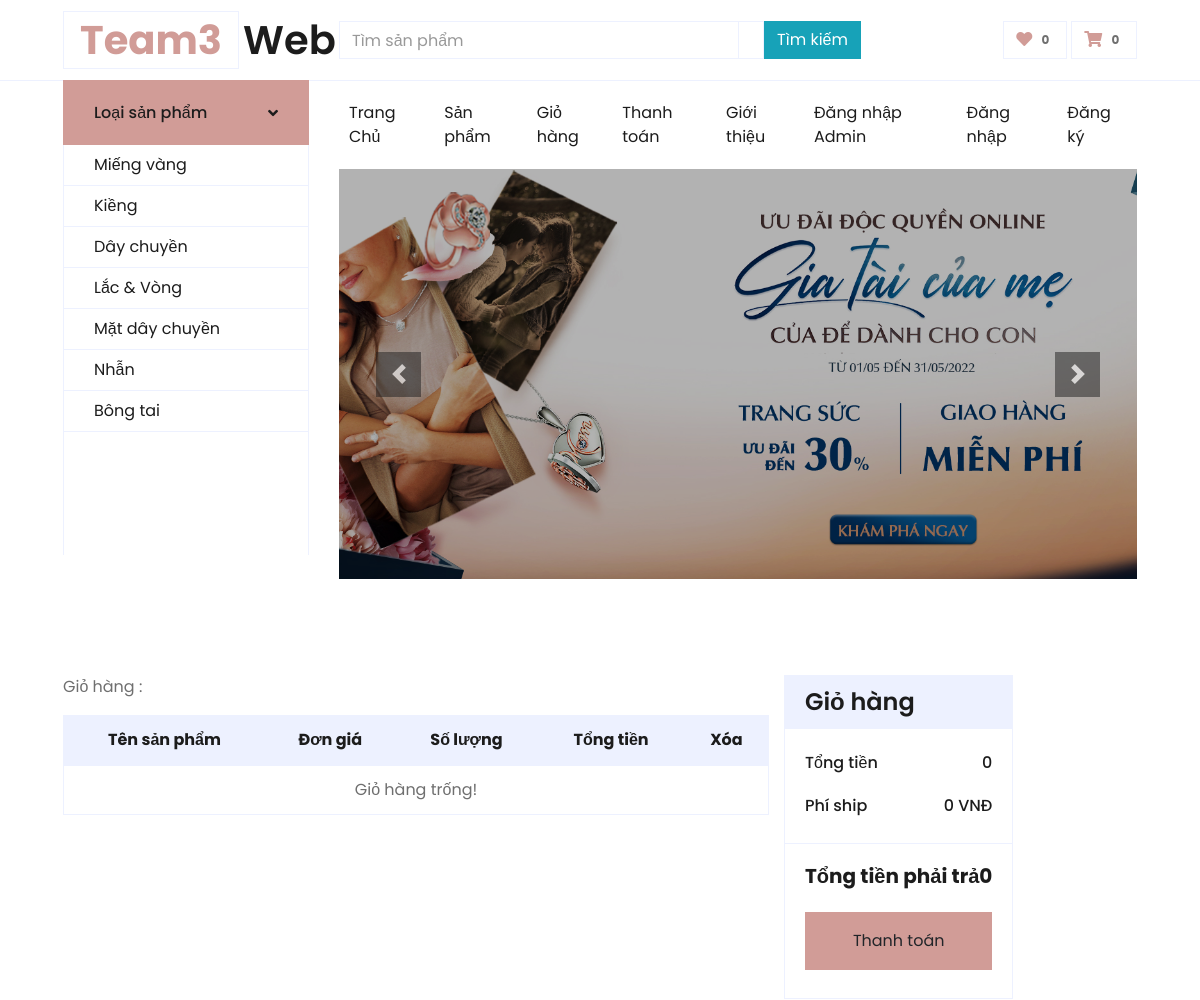
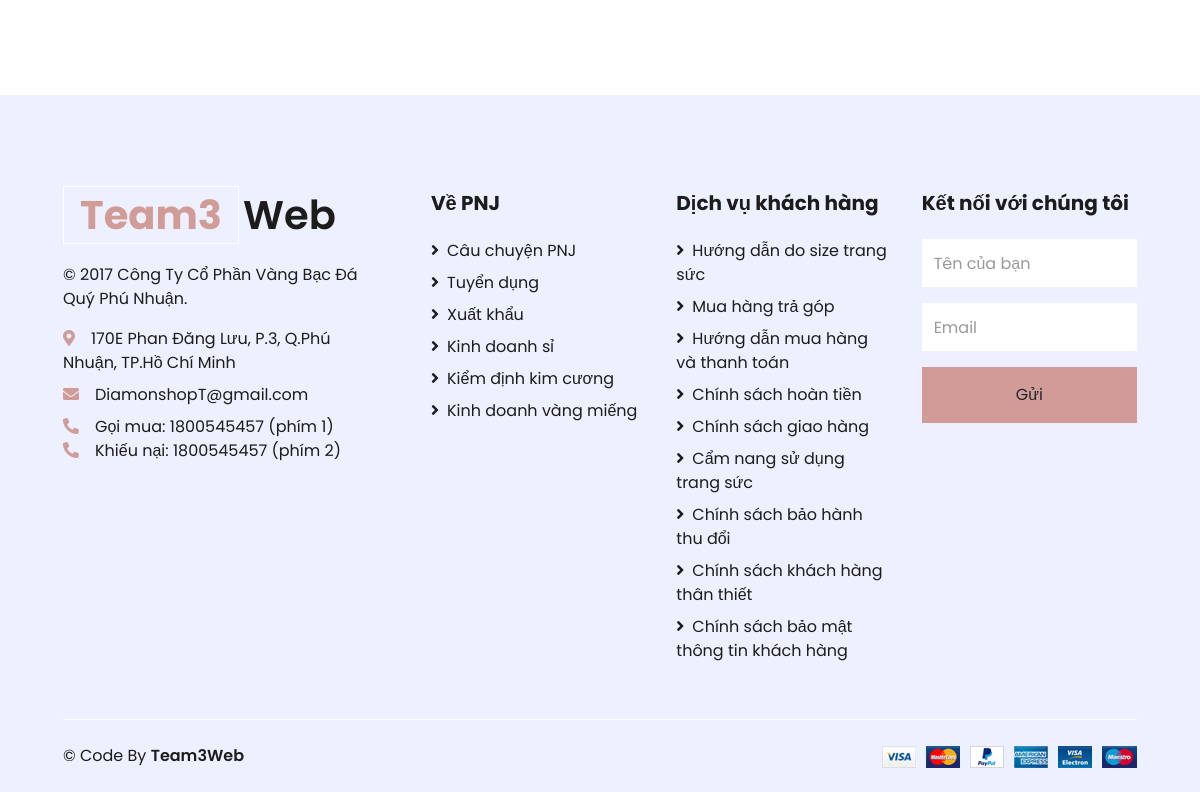
The app's page /index.php?quanly=giohang with its own data (2 pictures, top to bottom).
### tables this page shows
CREATE TABLE `tbl_danhmuc` (
  `id_danhmuc` int(11) NOT NULL,
  `tendanhmuc` varchar(100) NOT NULL,
  `thutu` int(11) NOT NULL
);

### pages/menu.php (the view, shortened to what this page needs)
<div class="container-fluid mb-5">
    <div class="row border-top px-xl-5">
        <div class="col-lg-3 d-none d-lg-block">
            <a class="btn shadow-none d-flex align-items-center justify-content-between bg-primary text-white w-100" data-toggle="collapse" href="#navbar-vertical" style="height: 65px; margin-top: -1px; padding: 0 30px;">
                <h6 class="m-0">Loại sản phẩm</h6>
                <i class="fa fa-angle-down text-dark"></i>
            </a>
            <?php
                $sql_danhmuc = "SELECT * FROM tbl_danhmuc ORDER BY id_danhmuc DESC";
                $query_danhmuc = mysqli_query($mysqli, $sql_danhmuc);
            ?>
            <nav class="collapse show navbar navbar-vertical navbar-light align-items-start p-0 border border-top-0 border-bottom-0" id="navbar-vertical">
                <div class="navbar-nav w-100 overflow-hidden" style="height: 410px">
                    <?php
                        while($row_danhmuc = mysqli_fetch_array($query_danhmuc)){
                    ?>
                    <a href="index.php?quanly=danhmucsanpham&id=<?php echo $row_danhmuc['id_danhmuc'] ?>" class="nav-item nav-link"><?php echo $row_danhmuc['tendanhmuc'] ?></a>
                    <?php
                        }
                    ?>
                </div>
            </nav>
        </div>
        <div class="col-lg-9">
            <nav class="navbar navbar-expand-lg bg-light navbar-light py-3 py-lg-0 px-0">
                <div class="collapse navbar-collapse justify-content-between" id="navbarCollapse">
                    <div class="navbar-nav mr-auto py-0">
                        <a href="index.php" class="nav-item nav-link">Trang Chủ</a>
                        <a href="index.php?quanly=trangsanpham" class="nav-item nav-link">Sản phẩm</a>
                        <a href="index.php?quanly=giohang" class="nav-item nav-link">Giỏ hàng</a>
                        <a href="checkout.html" class="nav-item nav-link">Thanh toán</a>
                        <a href="contact.html" class="nav-item nav-link">Giới thiệu</a>
                    </div>
                    <div class="navbar-nav ml-auto py-0">
                        <a href="admincp/login.php" class="nav-item nav-link">Đăng nhập Admin</a>
                        <?php
                            if(isset($_SESSION['dangky'])){
                        ?>
                        <a href="index.php?dangxuat=1" class="nav-item nav-link">Đăng xuất</a>
                        <?php
                            }else{
                        ?>
                        <a href="index.php?quanly=dangnhap" class="nav-item nav-link">Đăng nhập</a>
                        <a href="index.php?quanly=dangky" class="nav-item nav-link">Đăng ký</a>
                        <?php
                            }
                        ?>
                    </div>
                </div>
            </nav>
            <div id="header-carousel" class="carousel slide" data-ride="carousel">
                <div class="carousel-inner">
                    <div class="carousel-item active" style="height: 410px;">
                        <img class="img-fluid" src="img/carousel-1.jpg" alt="Image">
                        <div class="carousel-caption d-flex flex-column align-items-center justify-content-center"></div>
                    </div>
                </div>
                <a class="carousel-control-prev" href="#header-carousel" data-slide="prev">
                    <div class="btn btn-dark" style="width: 45px; height: 45px;">
                        <span class="carousel-control-prev-icon mb-n2"></span>
                    </div>
                </a>
                <a class="carousel-control-next" href="#header-carousel" data-slide="next">
                    <div class="btn btn-dark" style="width: 45px; height: 45px;">
                        <span class="carousel-control-next-icon mb-n2"></span>
                    </div>
                </a>
            </div>
        </div>
    </div>
</div>

### records on screen
tbl_danhmuc: tendanhmuc "Miếng vàng"
tbl_danhmuc: tendanhmuc "Kiềng"
tbl_danhmuc: tendanhmuc "Dây chuyền"
tbl_danhmuc: tendanhmuc "Lắc & Vòng"
tbl_danhmuc: tendanhmuc "Mặt dây chuyền"
tbl_danhmuc: tendanhmuc "Nhẫn"
tbl_danhmuc: tendanhmuc "Bông tai"
